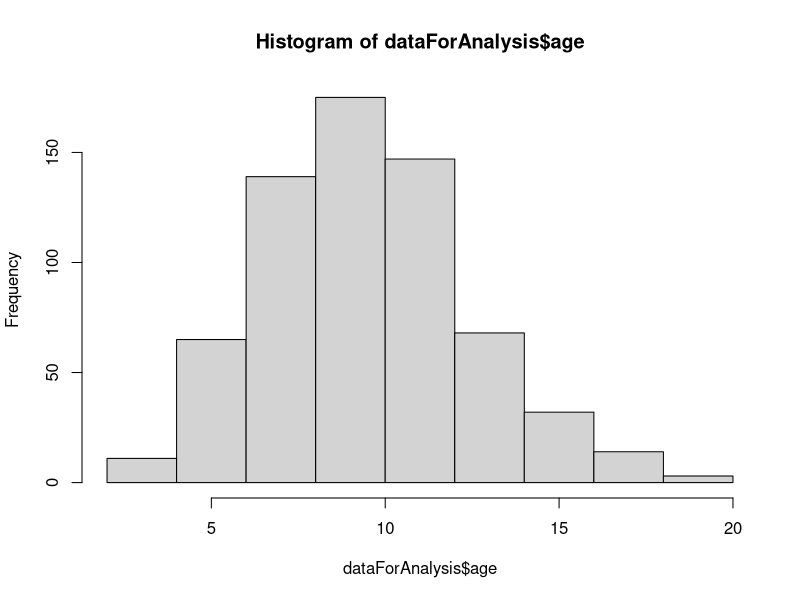
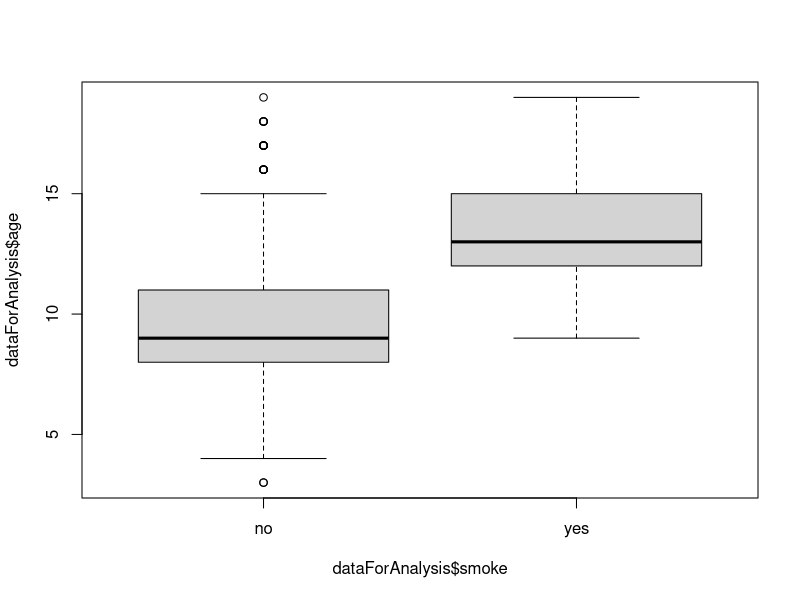
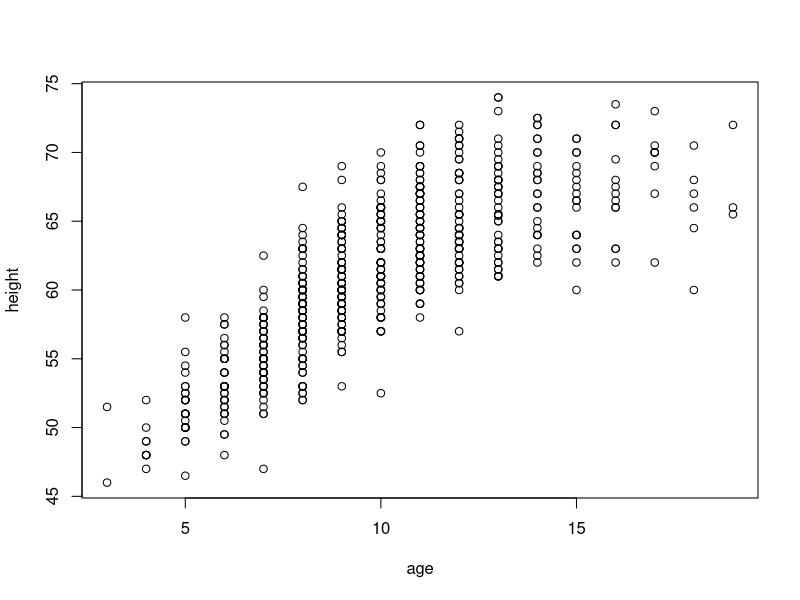
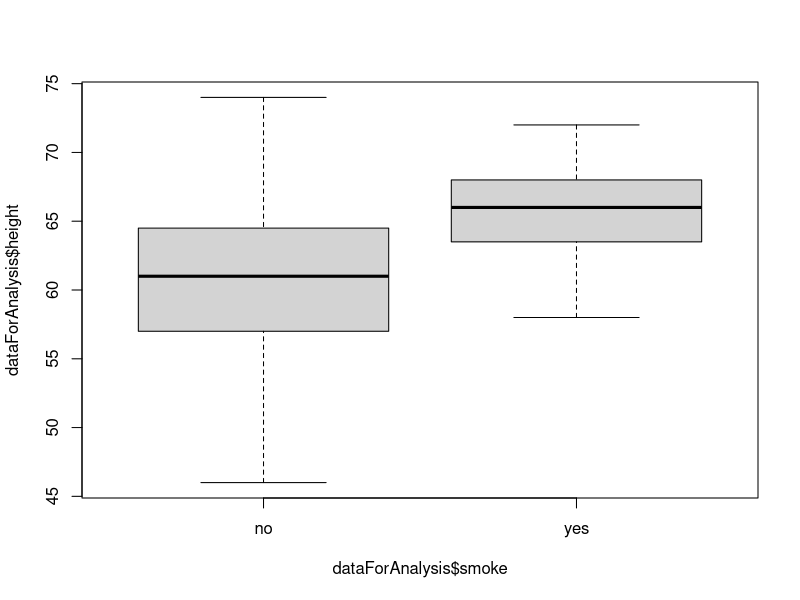
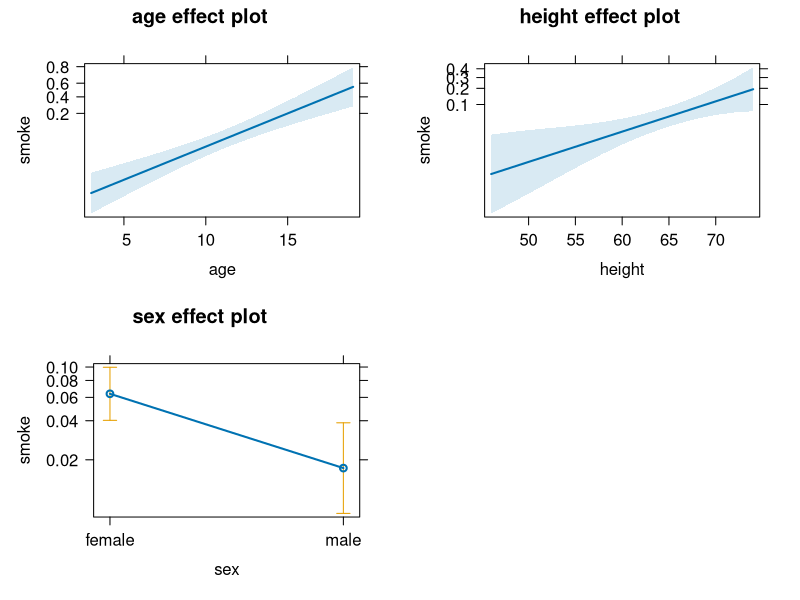

Recreate these plots in R, in order.
## ---- chunk 1

dataForAnalysis=read.csv("./data/fev.csv",header=TRUE,row.names=1)
dataForAnalysis$sex=ifelse(dataForAnalysis$sex==1,"male","female")
dataForAnalysis$smoke=factor(ifelse(dataForAnalysis$smoke==1,"yes","no"))

head(dataForAnalysis)

## ---- chunk 2

table(dataForAnalysis$smoke)
hist(dataForAnalysis$age)

boxplot(dataForAnalysis$age~dataForAnalysis$smoke)

## ---- chunk 3

modelResult <- glm(smoke ~ age, data = dataForAnalysis,family = "binomial")
summary(modelResult)


## ---- chunk 4

newData <- data.frame(age = c(NewCar1=6,NewCar2=7))
predictionResult=predict.glm(modelResult,newData,type ="response") #probabilities
predictionResult

## ---- chunk 5

exp(modelResult$coefficients)
exp(confint(modelResult))

## ---- chunk 6

table(dataForAnalysis$sex,dataForAnalysis$smoke)
plot(dataForAnalysis[,c("age","height")])

boxplot(dataForAnalysis$height~dataForAnalysis$smoke)


## ---- chunk 7

modelResult <- glm(smoke ~ age+height+sex, data = dataForAnalysis,family = "binomial")
summary(modelResult)

## ---- chunk 8

library(effects)
allEffects(modelResult)
plot(allEffects(modelResult),axes=list(x=list(rug=FALSE)))
